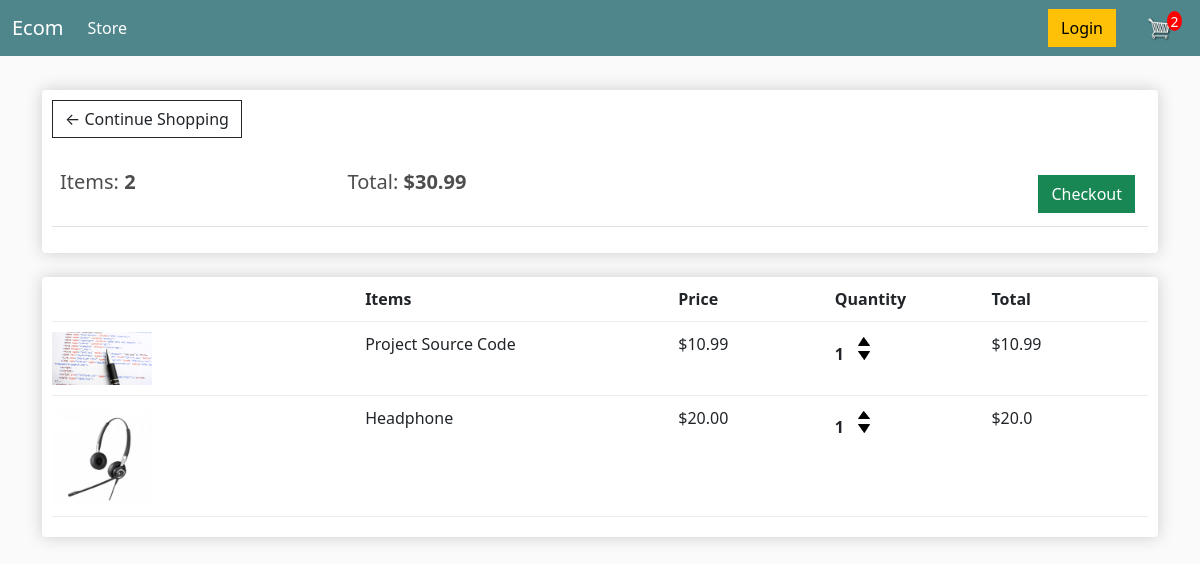
The app's page /cart/ (signed in), older data.
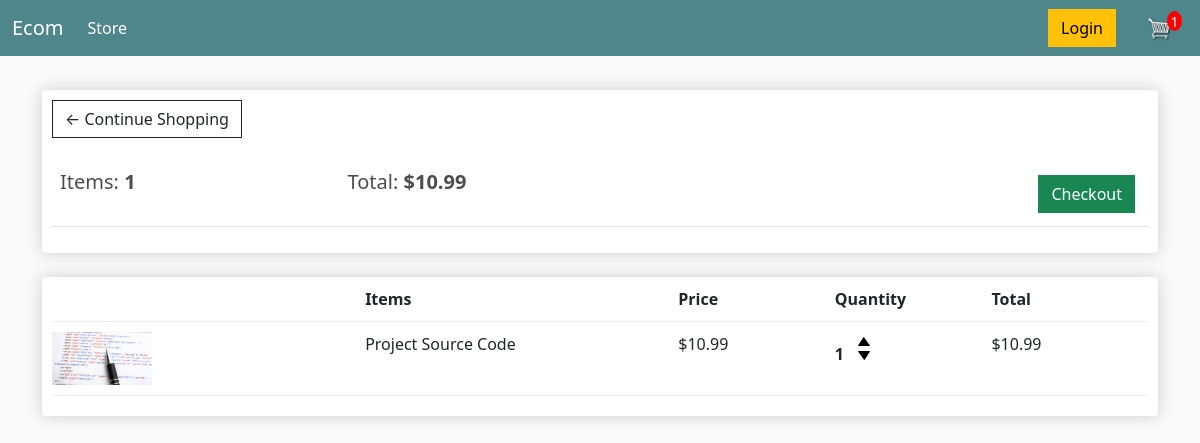
The same page, newer data.
### tahashop/models.py (models this page shows, shortened)
class Order(models.Model):
    customer = models.ForeignKey(Customer, on_delete=models.SET_NULL, blank=True, null=True)
    date_ordered = models.DateTimeField(auto_now_add=True)
    complete = models.BooleanField(default=False, null=True, blank=True)
    trxid = models.CharField(max_length=200, null=True)
    @property
    def get_cart_total(self):
        orderitems = self.orderitem_set.all()
        total = sum([item.get_total for item in orderitems])
        return total
    @property
    def get_cart_items(self):
        orderitems = self.orderitem_set.all()
        total = sum([item.quantity for item in orderitems])
        return total

class OrderItem(models.Model):
    product = models.ForeignKey(Product, on_delete=models.SET_NULL, null=True)
    order = models.ForeignKey(Order, on_delete=models.SET_NULL, null=True)
    quantity = models.IntegerField(null=True, default=0, blank=True)
    date_added = models.DateTimeField(auto_now_add=True)
    @property
    def get_total(self):
        total = self.product.price * self.quantity
        return total

class Product(models.Model):
    name = models.CharField(max_length=200, null=True)
    price = models.FloatField()
    digital = models.BooleanField(default=False, null=True, blank=True)
    image = models.ImageField(null=True, blank=True)
    @property
    def imageURL(self):
        try:
            url = self.image.url
        except:
            url = " "
        return url

### tahashop/views.py (the view)
# urls.py: path("cart/", views.cart, name="cart"),
def cart(request):
    if request.user.is_authenticated:
        customer = request.user.customer
        order, created = Order.objects.get_or_create(customer=customer, complete=False)
        items = order.orderitem_set.all()
        cartItem = order.get_cart_items
    else:
        items = []
        order = {'get_cart_items': 0, 'get_cart_total': 0, 'shipping': False}
        cartItem = order['get_cart_items']
    context = {'items': items, 'order': order, 'cartItem': cartItem}
    return render(request, "store/cart.html", context)

### templates/store/cart.html
{% extends 'store/main.html' %}
{% load static %}
{% block content %}
    <div class="row">
        <div class="col-lg-12">
            <div class="box-element">
                <a href={% url 'store' %} class="btn btn-outline-dark">&#x2190; Continue Shopping</a>
                <br>
                <br>
                <table class="table">
                    <tr>
                        <th><h5>Items: <strong>{{order.get_cart_items}}</strong></h5></th>
                        <th><h5>Total: <strong>${{order.get_cart_total|floatformat:2}}</strong></h5></th>
                        <th>
                            <a href={% url 'checkout' %} class="btn btn-success" style="float: right; margin: 5px;">Checkout</a>
                        </th>
                    </tr>
                </table>
            </div>
            <br>
            <div class="box-element">
                <div class="cart-row">
                    <div style="flex: 2;"></div>
                    <div style="flex: 2;"><strong>Items</strong></div>
                    <div style="flex: 1;"><strong>Price</strong></div>
                    <div style="flex: 1;"><strong>Quantity</strong></div>
                    <div style="flex: 1;"><strong>Total</strong></div>
                </div>
                {% for item in items %}
                    <div class="cart-row">
                        <div style="flex: 2;"><img src={{item.product.imageURL}} alt="" class="row-image"></div>
                        <div style="flex: 2">{{item.product.name}}</div>
                        <div style="flex: 1; text-align: left;">${{item.product.price|floatformat:2}}</div>
                        <div style="flex: 1">
                            <p class="quantity">{{item.quantity}}</p>
                            <div class="quantity">
                                <img class="chg-quantity update-cart" data-action="add" src={% static 'images/arrow-up.png' %} alt="" data-product={{item.product.id}}>
                                <img class="chg-quantity update-cart" data-action="remove" src={% static 'images/arrow-down.png' %} alt="" data-product={{item.product.id}}>
                            </div>
                        </div>
                        <div style="flex: 1"><p>${{item.get_total}}</p></div>
                    </div>
                {% endfor %}
            </div>
        </div>
    </div>
{% endblock %}

Row changes from the older to the newer data that the page shows:
removed OrderItem: product.imageURL (picture), product.name "Headphone", product.price "20.00", quantity "1", get_total "20.0"
computed for Order: get_cart_items "2" → "1"; get_cart_total "30.99" → "10.99"
Text that changed along with them:
{{ cartItem }}: "2" → "1"
